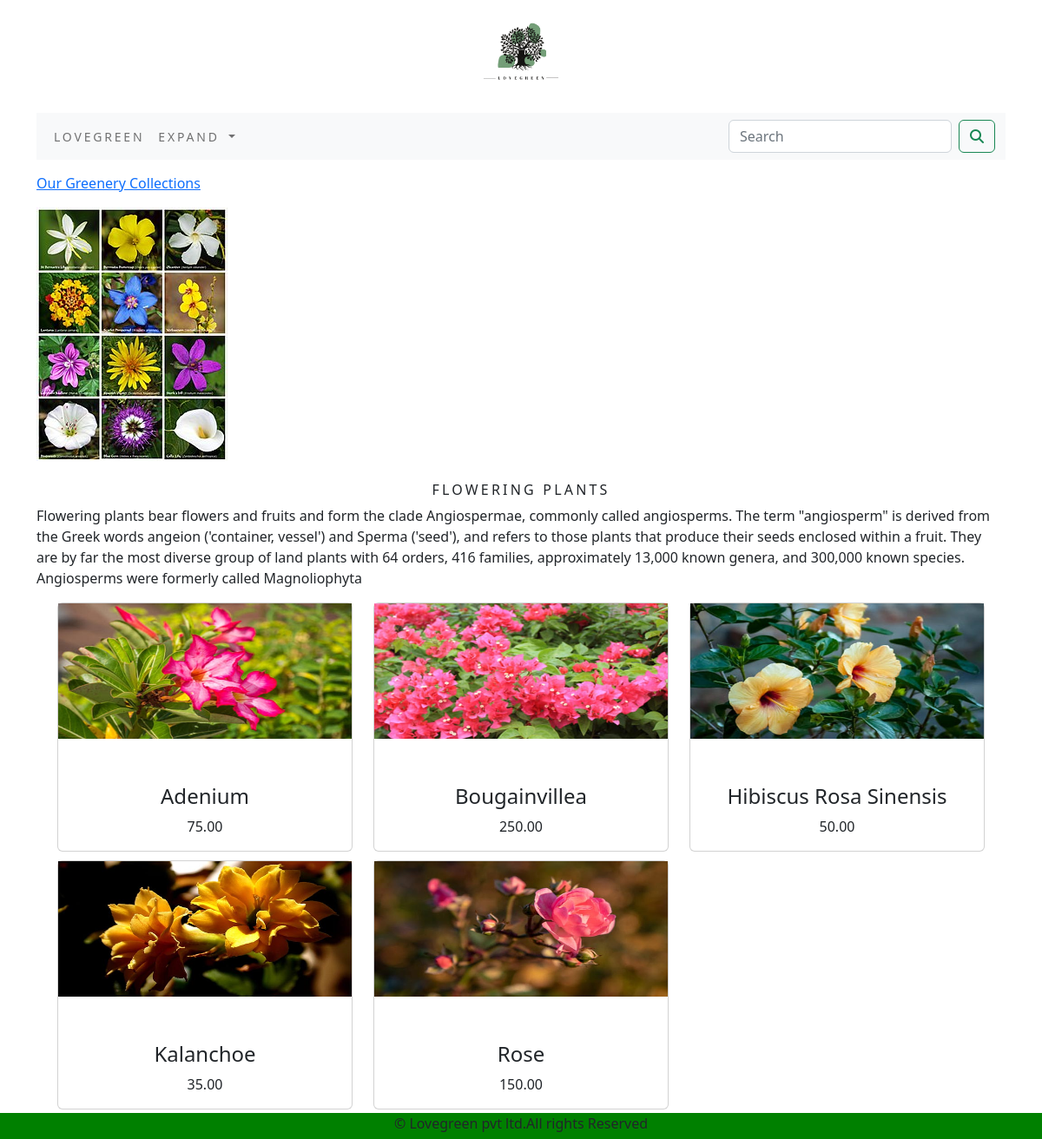
Screenshot of /shopp/flowering-plants/ with the database file from the repository.
### shopp/models.py (models this page shows, shortened)
class Category(models.Model):
    name = models.CharField(max_length=250, unique=True)
    slug = models.SlugField(max_length=250, unique=True)
    description = models.TextField(blank=True)
    image = models.ImageField(upload_to='category', blank=True)
    class Meta:
        ordering = ('name',)
        verbose_name = 'category'
        verbose_name_plural = 'categories'
    def get_url(self):
        return reverse('shopp:product_by_category', args=[self.slug])

class Product(models.Model):
    name = models.CharField(max_length=250, unique=True)
    slug = models.SlugField(max_length=250, unique=True)
    description = models.TextField(blank=True)
    price = models.DecimalField(max_digits=10, decimal_places=2)
    category = models.ForeignKey(Category, on_delete=models.CASCADE)
    image = models.ImageField(upload_to='category', blank=True)
    stock = models.IntegerField()
    available = models.BooleanField(default=True)
    created = models.DateTimeField(auto_now_add=True)
    updated = models.DateTimeField(auto_now=True)
    def get_url(self):
        return reverse('shopp:prodCatdetail', args=[self.category.slug, self.slug])
    class Meta:
        ordering = ('name',)
        verbose_name = 'product'
        verbose_name_plural = 'products'

### shopp/views.py (the view)
# urls.py: path('', views.allProdCat, name='allProdCat'),
def allProdCat(request, c_slug=None):
    c_page = None
    products_list = None
    if c_slug != None:
        c_page = get_object_or_404(Category, slug=c_slug)
        products_list = Product.objects.all().filter(category=c_page, available=True)
    else:
        products_list = Product.objects.all().filter(available=True)
    paginator = Paginator(products_list, 6)
    try:
        page = int(request.GET.get('page', '1'))
    except:
        page = 1
    try:
        products = paginator.page(page)
    except (EmptyPage, InvalidPage):
        products = paginator.page(paginator.num_pages)
    return render(request, "category.html", {'category': c_page, 'products': products})

### cart/context_processors.py (called while the page is built)
def counter(request):
    item_count = 0
    if 'admin' in request.path:
        return {}
    else:
        try:
            cart = Cart.objects.filter(cart_id=_cart_id(request))
            car_items = CartItem.objects.all().filter(cart=cart[:1])
            for cart_item in car_items:
                item_count += cart_item.quantity
        except Cart.DoesNotExist:
            item_count = 0
    return dict(item_count=item_count)

### cart/views.py (called while the page is built)
def _cart_id(request):
    cart = request.session.session_key
    if not cart:
        cart = request.session.create()
    return cart

### shopp/context_processors.py (called while the page is built)
def menu_links(request):
    links = Category.objects.all()
    return dict(links=links)

### templates/category.html (shortened to what this page needs)
{% extends 'base.html' %}
{% load static %}
{% block content %}
{% if category %}
    <div>
        <div class="row my_row_class">
            <div class="mx-auto">
                <p><a href="{% url 'shopp:allProdCat' %}">Our Greenery Collections</a></p>
        </div>
            </div>
    </div>
    {% endif %}
<div class="mx-auto">
    {% if category %}
        <img  src="{{category.image.url}}" alt="{{category.name}}">
</div>
    <br>
<div>
       <h1 class="text-center my_title"> {{category.name}}</h1>
       <p class="text-justify">{{category.description}}</p>
</div>
    {% endif %}
<div class="container">
    <div class="row mx-auto">
        {% for product in products.object_list %}
        <div class="my_bottom_margin col-lg-4 d-flex align-items-stretch">
            <div class="card text-center" style="min-width:18rem;" >
            <a href="{{product.get_url}}"><img class=" my_image"  src="{{product.image.url}}" alt="{{product.name}}"></a>
            <div class="card_body">
           <h4>{{product.name}}</h4>
            <p>{{product.price}}</p>
                </div>
                </div>
    </div>
         {% endfor %}
    </div>
    <br>
</div>
{% endblock %}

### static/css/custom.css (style rules this page uses)
body { font-family: 'Raleway', sans-serif; }
.my_row_class { padding-top :15px; }
.my_image { width:100%; height:75%; }
.my_title { font-size:16px; text-transform:uppercase; letter-spacing: .2em; }
.my_bottom_margin { margin-bottom : 10px; }

### rows the page displays
Category: image (picture), name "FLOWERING PLANTS", description "Flowering plants bear flowers and fruits and form the clade Angiospermae, commonly called angiosperms. The term \"angiosperm\" is derived from the Greek words angeion ('container, vessel') and Sperma ('seed'), and refers to those plants that produce their seeds enclosed within a fruit. They are by far the most diverse group of land plants with 64 orders, 416 families, approximately 13,000 known genera, and 300,000 known species. Angiosperms were formerly called Magnoliophyta"
Product: image (picture), name "Adenium", price "75.00"
Product: image (picture), name "Bougainvillea", price "250.00"
Product: image (picture), name "Hibiscus Rosa Sinensis", price "50.00"
Product: image (picture), name "Kalanchoe", price "35.00"
Product: image (picture), name "Rose", price "150.00"
